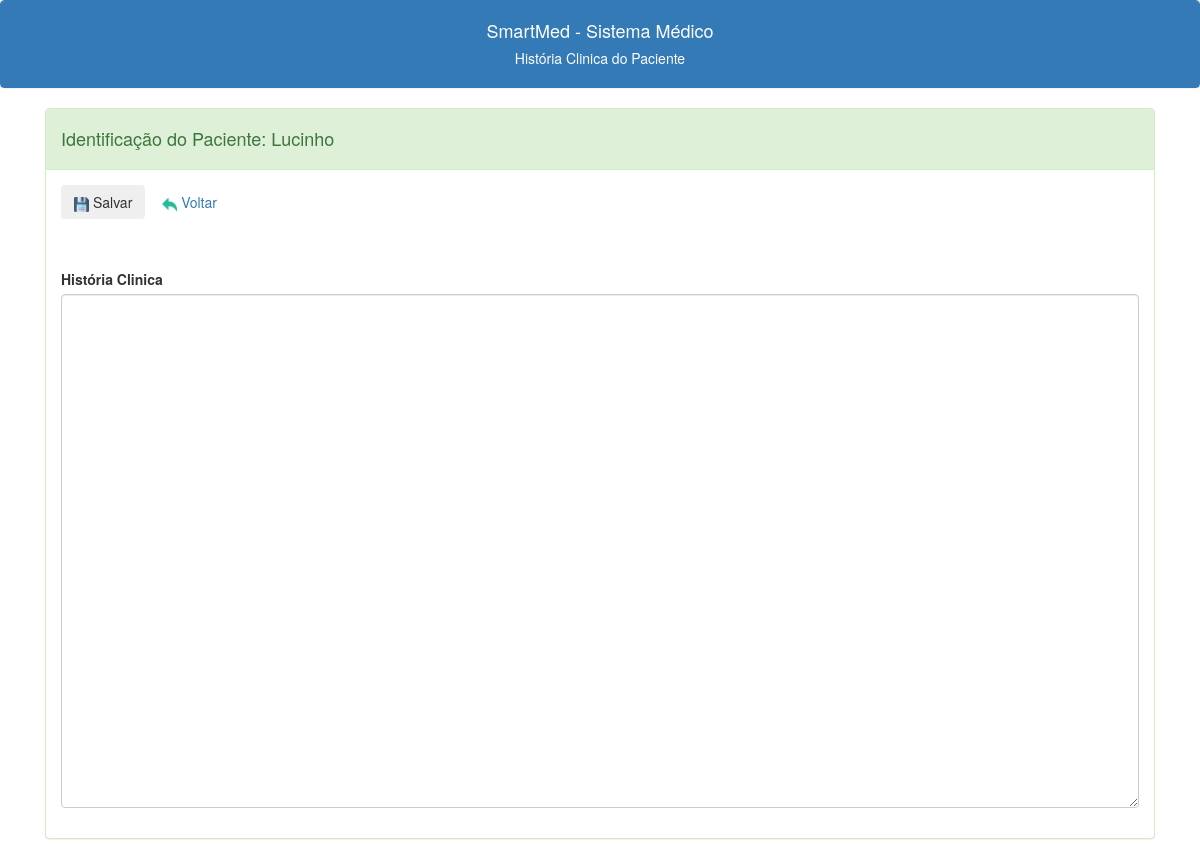
Before: /historia.php?id=3 with the older database file.
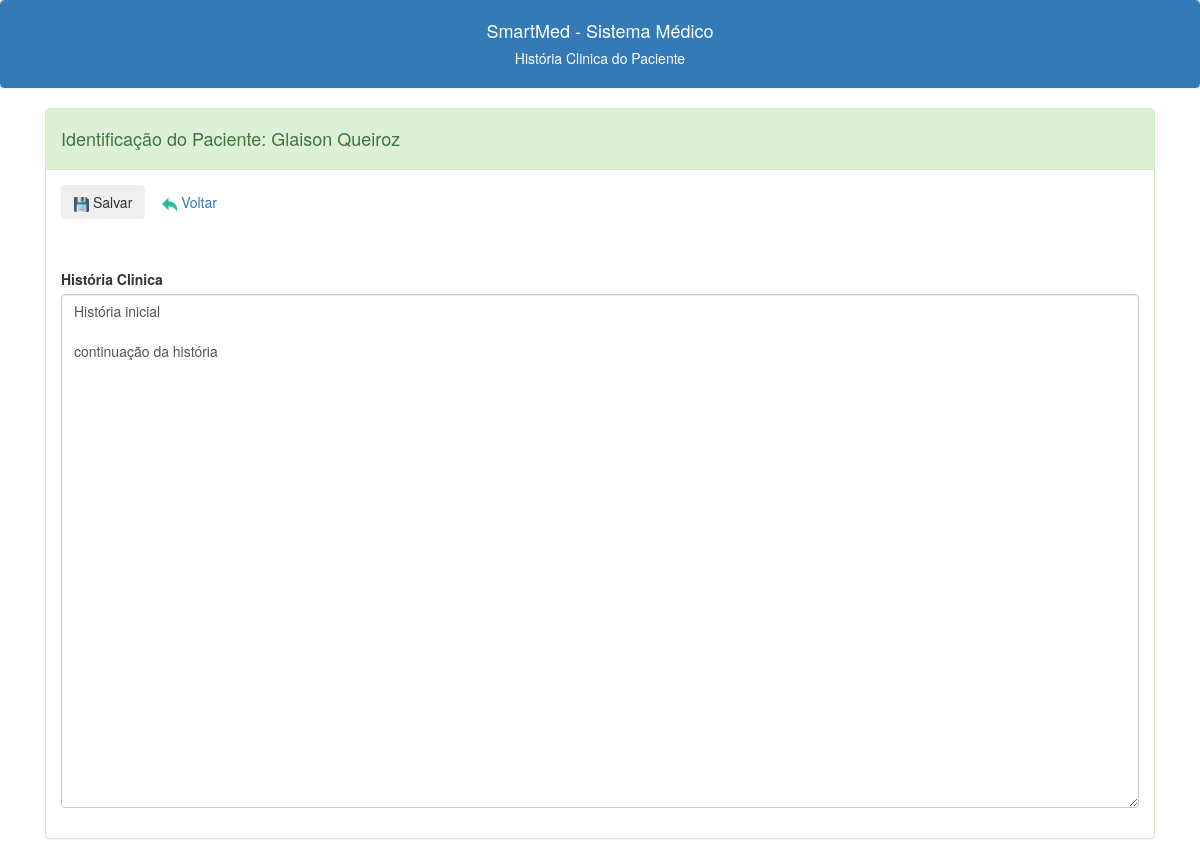
After: the same page with the newer database file.
### tables this page shows
CREATE TABLE IF NOT EXISTS `pacientes` (
  `id` int NOT NULL AUTO_INCREMENT,
  `id_convenio` int NOT NULL,
  `nome` varchar(180) NOT NULL,
  `sexo` char(1) DEFAULT NULL,
  `cor` varchar(50) DEFAULT NULL,
  `datanasc` date DEFAULT NULL,
  `estadocivil` varchar(50) DEFAULT NULL,
  `mae` varchar(150) DEFAULT NULL,
  `pai` varchar(150) DEFAULT NULL,
  `endereco` varchar(150) DEFAULT NULL,
  `bairro` varchar(150) DEFAULT NULL,
  `cidade` varchar(150) DEFAULT NULL,
  `cep` varchar(10) DEFAULT NULL,
  `uf` varchar(2) DEFAULT NULL,
  `email` varchar(150) DEFAULT NULL,
  `fone` varchar(20) NOT NULL,
  `fone2` varchar(20) DEFAULT NULL,
  `profissao` varchar(100) DEFAULT NULL,
  `indicacao` varchar(100) DEFAULT NULL,
  `dataprimeira` date DEFAULT NULL,
  `obs` blob,
  `classificacao` varchar(100) DEFAULT NULL,
  `naturalidade` varchar(100) DEFAULT NULL,
  `procedencia` varchar(100) DEFAULT NULL,
  `matricula` varchar(50) DEFAULT NULL,
  `cpf` varchar(11) DEFAULT NULL,
  `identidade` varchar(30) DEFAULT NULL,
  PRIMARY KEY (`id`),
  KEY `FK_pacientes_convenios` (`id_convenio`)
);

CREATE TABLE IF NOT EXISTS `historia` (
  `id` int NOT NULL AUTO_INCREMENT,
  `id_paciente` int DEFAULT NULL,
  `historia` blob,
  `data` date DEFAULT NULL,
  PRIMARY KEY (`id`),
  KEY `FK_historia_pacientes` (`id_paciente`),
  CONSTRAINT `FK_historia_pacientes` FOREIGN KEY (`id_paciente`) REFERENCES `pacientes` (`id`)
);

### historia.php (the view, shortened to what this page needs)
<?php
include("conexao.php");
$c_id = $_GET["id"];
$c_historia = "";
if ($_SERVER['REQUEST_METHOD'] == 'GET') {
    $c_sql = "select pacientes.id, pacientes.nome from pacientes where pacientes.id='$c_id'";
    $result = $conection->query($c_sql);
    $c_linha = $result->fetch_assoc();
    $c_sql = "select COUNT(*) AS qtd FROM historia where historia.id_paciente='$c_id'";
    $result = $conection->query($c_sql);
    $c_linha_qtd = $result->fetch_assoc();
    if ($c_linha_qtd['qtd'] == 0) {
        $c_sql = "insert into historia (id_paciente,historia) value ('$c_id','$c_historia')";
        $result = $conection->query($c_sql);
    } else {
        $c_sql = "select historia.historia from historia where historia.id_paciente='$c_id'";
        $result = $conection->query($c_sql);
        $c_linha_historia = $result->fetch_assoc();
        $c_historia = $c_linha_historia['historia'];
    }
}
?>
<!DOCTYPE html>
<html lang="en">
<head>
    <link rel="stylesheet" href="https://cdn.jsdelivr.net/npm/bootstrap@4.0.0/dist/css/bootstrap.min.css">
    <link rel="stylesheet" href="https://maxcdn.bootstrapcdn.com/bootstrap/3.3.7/css/bootstrap.min.css">
    <link href="https://nightly.datatables.net/css/jquery.dataTables.css" rel="stylesheet" type="text/css" />
</head>
<body>
    <div class="panel panel-primary class">
        <div class="panel-heading text-center">
            <h4>SmartMed - Sistema Médico</h4>
            <h5>História Clinica do Paciente<h5>
        </div>
    </div>
    <div class="container -my5">
        <form method="post" class="form-horizontal">
            <div class="panel panel-success">
                <div class="panel-heading">
                    <h4>Identificação do Paciente:<?php echo ' ' . $c_linha['nome']; ?></h4>
                </div>
                <div class="panel-body">
                    <div class="row mb-3">
                        <div class="offset-sm-0 col-sm-3">
                            <button type="submit" class="btn btn-Light"></span> <img src="\smedweb\images\salvar.png" alt="" width="15" height="15"> Salvar</button>
                            <a class='btn btn-Light' href='/smedweb/pacientes_lista.php'> <img src="\smedweb\images\voltar.png" alt="" width="15" height="15"> Voltar</a>
                        </div>
                    </div>
                </div>
                <div class="panel-body">
                    <div style="padding-top:5px;">
                        <div class="form-group">
                            <label class="col-sm-5 col-form-label">História Clinica</label>
                            <div class="col-sm-12">
                                <textarea class="form-control" id="historia" name="historia" rows="25"><?php echo $c_historia ?></textarea>
                            </div>
                        </div>
                    </div>
                </div>
            </div>
        </form>
    </div>
</body>
</html>

Changed rows visible on the page:
changed pacientes: nome "Lucinho" → "Glaison Queiroz"
now on this page (row edited): historia: historia "História inicial continuação da história"
